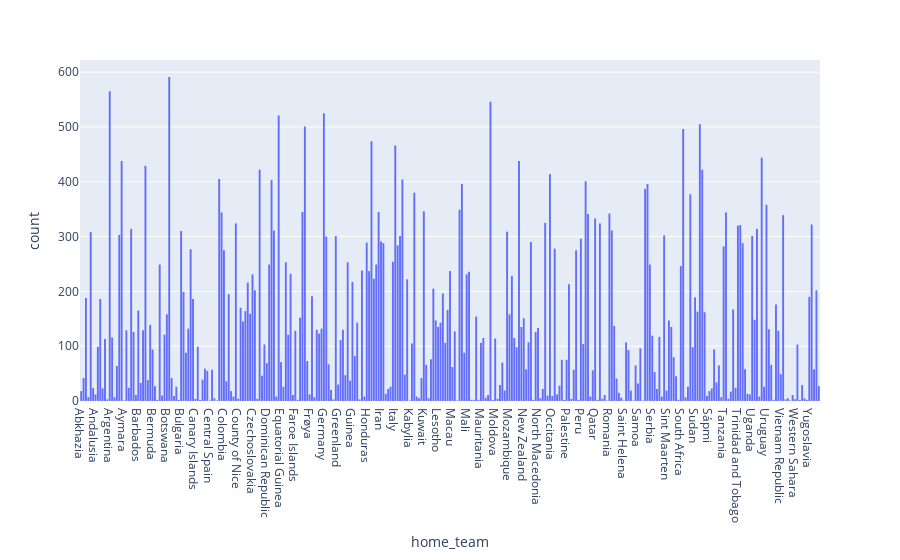

The code cell stored with this chart in its notebook:
### Markdown cell above
#### Teams

### Code cell
px.histogram(results.sort_values('home_team'), x="home_team")

### Figure 1 — Plotly figure (JSON) as saved in the notebook; plotly's stock layout.template omitted (floating-point values rounded to 4 significant figures; data arrays with more than 128 entries replaced by an {"elided": "..."} marker saying what was removed)
{"data": [{"alignmentgroup": "True", "bingroup": "x", "hovertemplate": "home_team=%{x}<br>count=%{y}<extra></extra>", "legendgroup": "", "marker": {"color": "#636efa", "pattern": {"shape": ""}}, "name": "", "offsetgroup": "", "orientation": "v", "showlegend": false, "type": "histogram", "x": {"elided": "44060 str values"}, "xaxis": "x", "yaxis": "y"}], "layout": {"barmode": "relative", "legend": {"tracegroupgap": 0}, "margin": {"t": 60}, "xaxis": {"anchor": "y", "domain": [0, 1], "title": {"text": "home_team"}}, "yaxis": {"anchor": "x", "domain": [0, 1], "title": {"text": "count"}}}}
